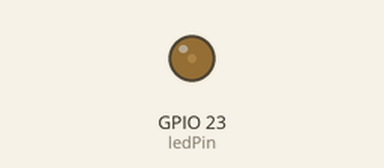
The sketch below on a simulated ESP32. Shown: output pins drawn as LEDs (lit = HIGH).

Above: at 0.05 s.
At 5.35 s:
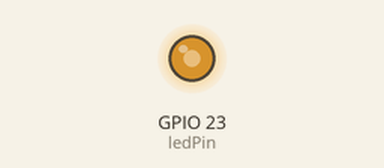
At 7.95 s:
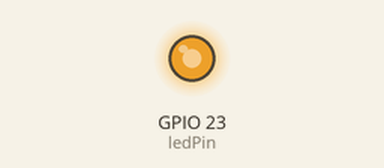
At 10.65 s:
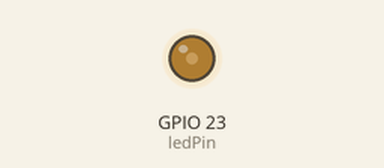
Timing chart, 0 to 17.3 s (numbered marks = the images above):
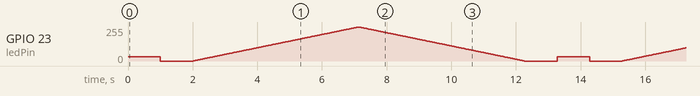

The sketch:

P2_PWM.ino
```cpp
const int ledPin = 23;
int brillo = 0;
const int frecuencia = 1000;
const int canal = 0;
const int resolucion = 10;

void setup() {
  // 1. Configuramos el canal con la frecuencia y resolución
  ledcSetup(canal, frecuencia, resolucion);

  // 2. Conectamos el canal al pin físico
  ledcAttachPin(ledPin, canal);
}

void loop() {
  brillo = 0;
  // 3. Cambiamos el brillo (como es 8 bits, el máximo es 255)
  ledcWrite(canal, 127);
  delay(1000);
  ledcWrite(canal, 0);
  delay(1000); // Brillo a la mitad

  for(brillo = 0;brillo<=1025;brillo++){
    ledcWrite(canal, brillo);
    delay(5);
  }

  for(brillo = 1025;brillo>=0;brillo--){
    ledcWrite(canal, brillo);
    delay(5);
  }

  ledcWrite(canal, 0);
  delay(1000);

}
```
